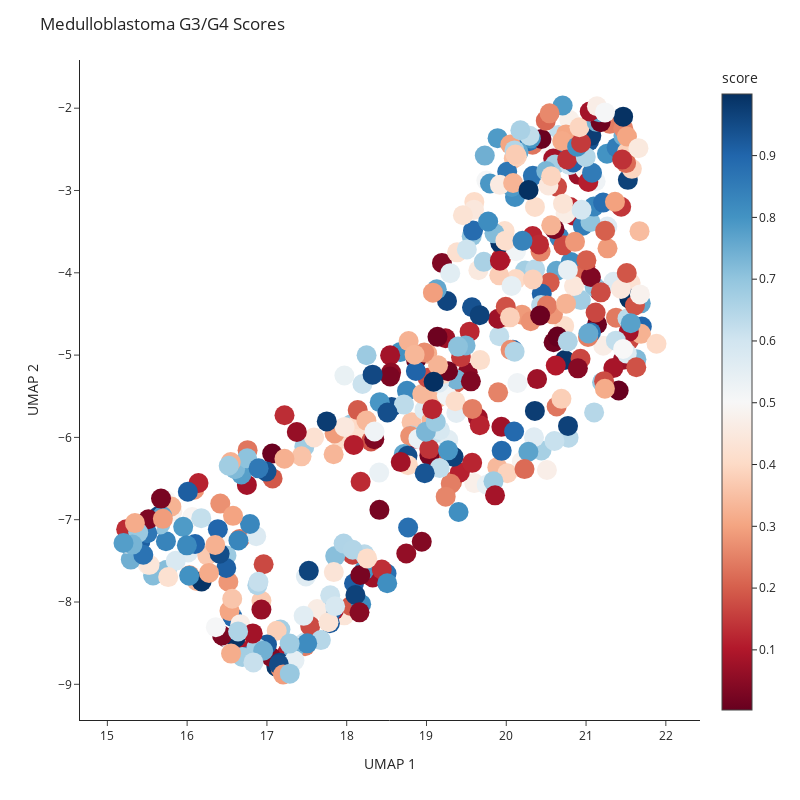

This figure's notebook cell:
### Code cell
plot_umap_spectrum(
    data=data_g3g4,
    clinical=score,  # Continuous scores instead of discrete labels
    colormap='RdBu',
    n_components=2,
    save_fig=True,
    save_as="final_scored_medulloblastoma_umap",
    seed=2023,
    title="Medulloblastoma G3/G4 Scores",
    marker_size=20
)

### Figure 1 — Plotly figure (JSON) as saved in the notebook; plotly's stock layout.template omitted (floating-point values rounded to 4 significant figures; data arrays with more than 128 entries replaced by an {"elided": "..."} marker saying what was removed)
{"data": [{"customdata": {"elided": "470x1 float values"}, "hovertemplate": "<b>%{hovertext}</b><br><br>UMAP_1=%{x}<br>UMAP_2=%{y}<br>color_value=%{marker.color:.3f}<extra></extra>", "hovertext": {"elided": "470 str values"}, "legendgroup": "", "marker": {"color": {"elided": "470 float values"}, "coloraxis": "coloraxis", "size": 20, "symbol": "circle"}, "mode": "markers", "name": "", "orientation": "v", "showlegend": false, "type": "scatter", "x": {"elided": "470 float values"}, "xaxis": "x", "y": {"elided": "470 float values"}, "yaxis": "y"}], "layout": {"coloraxis": {"cmax": 0.9997, "cmin": 0.002664, "colorbar": {"title": {"text": "score"}}, "colorscale": [[0, "rgb(103,0,31)"], [0.1, "rgb(178,24,43)"], [0.2, "rgb(214,96,77)"], [0.3, "rgb(244,165,130)"], [0.4, "rgb(253,219,199)"], [0.5, "rgb(247,247,247)"], [0.6, "rgb(209,229,240)"], [0.7, "rgb(146,197,222)"], [0.8, "rgb(67,147,195)"], [0.9, "rgb(33,102,172)"], [1, "rgb(5,48,97)"]]}, "height": 800, "legend": {"tracegroupgap": 0}, "margin": {"t": 60}, "title": {"text": "Medulloblastoma G3/G4 Scores"}, "width": 800, "xaxis": {"anchor": "y", "domain": [0, 1], "title": {"text": "UMAP 1"}}, "yaxis": {"anchor": "x", "domain": [0, 1], "title": {"text": "UMAP 2"}}}}
